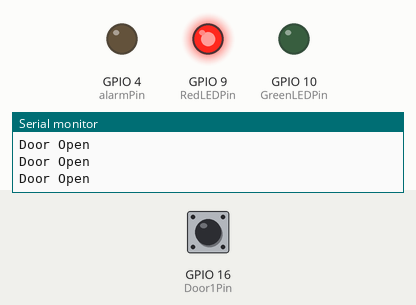
A sketch run on a simulated ESP8266 (NodeMCU). Parts: output pins drawn as LEDs (lit = HIGH), the last lines printed to the serial monitor. Dashed ring = blinking. The inputs (shaded band) are chosen by the test bench; at power-on: GPIO 16 (Door1Pin) HIGH. WiFi joins after 1.5 s; servers stay silent unless stated.

Above: at 3.3 s.
3.4 s: GPIO 16 (Door1Pin) driven LOW
At 3.8 s:
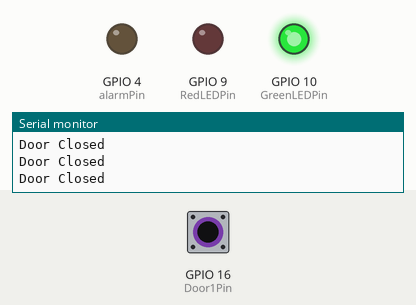
7.9 s: GPIO 16 (Door1Pin) driven HIGH
At 9.3 s:
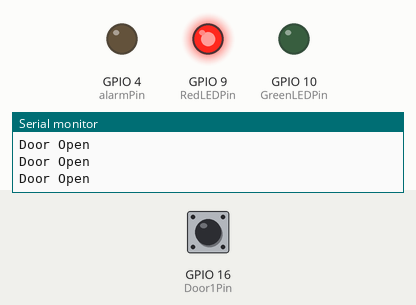
10.9 s: GPIO 16 (Door1Pin) pulsed LOW 2 times (0.12 s each, 0.3 s apart)
At 11.28 s:
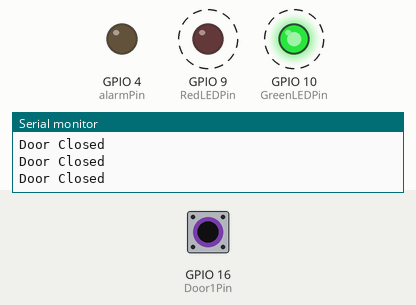
14.5 s: GPIO 16 (Door1Pin) pulsed LOW 2 times (0.12 s each, 0.3 s apart)
At 16.2 s:
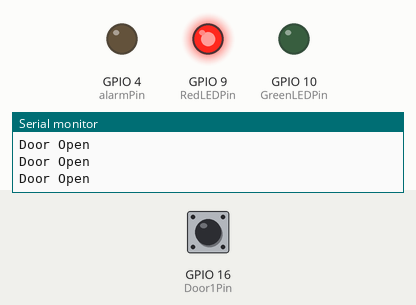
Timing chart, 0 to 17.7 s (numbered marks = the images above; inputs shaded):
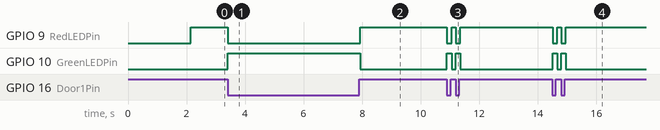

The sketch:

NodeMCU_PIR_SensorV1.ino
```cpp
// Exterior Door Monitor
// based on requirement from Dah H. 3/8/2020
// thought starters for behavior...
// if door open more than x minutes sound periodic alarm
// if door open more than y minutes after z time of day sound alarm
// add array to handle multiple inputs

// libraries to support various functions.  These will have to be located and downloaded to the "libraries" folder in
// your Arduino folder.
#include <ESP8266WiFi.h>
#include <ESP8266WebServer.h>
#include <NTPClient.h>
#include <WiFiUdp.h>
#include <DHT.h>

DHT dht;

// Define NTP Client to get time
WiFiUDP ntpUDP;
NTPClient timeClient(ntpUDP);

// Variables to save date and time
String formattedDate;
String dayStamp;
String timeStamp;

const char* ssid = "asdfgbvcxz";                // wireless connection setup - use your values here of course
const char* password = "2w3e4r5tdolly";

// inputs and outputs
const int Door1Pin = 16;                        // Door 1 status GPIO16 equates to D0 pin on Nodemcu board
                                                // connect one side of a normally open switch to this pin.  The other side
                                                // goes to ground.  Switch is open when the door is open and closed when the door is closed.
                                                // use normally open reed switch and magnet or similar setup.

const int alarmPin = 4;                         // audio alarm, GPIO 4 equates to D2 pin on Nodemcu board. Attach the positive side of a sonic
                                                // alert unit to this pin.  The other side of the alert goes to ground.

const int dhtPin = 5;                           // connect signal pin from DHT11 temperature/humidity sensor, GPIO 5 equates to D1 pin
                                                // on the Nodemcu board.

const int RedLEDPin = 9;                        // GPIO9 = S2 pin on Nodemcu board.  Connect anode of red LED to this pin through a 200 - 300 ohm resistor.
                                                // Cathode of LED goes to gnd.
const int GreenLEDPin = 10;                     // GPIO10 = S3 pin on Nodemcu board.  connect anode of green LED to this pin through a 200 - 300 ohm resistor.
                                                // Cathode of LED goes to gnd.

int iDoor1Input = 0;                            // state of door
int iPrevDoor1Input = 0;                        // door state from previous scan, used to determine transition from closed to open

//
// server code adapted from from: https://lastminuteengineers.com/esp8266-dht11-dht22-web-server-tutorial/
//
ESP8266WebServer server(80);

float Temperature;
unsigned long ulDoor1OpenTime = 0;              // record opening time of door 1

unsigned long ulDoor1AlarmTime = 60000;         // ms after which alarm sounds
                                                // 60000 = 1 minute
                                                // 600000 = 10 minutes, etc.

void setup() {
  Serial.begin(9600);
  delay(100);
  pinMode(Door1Pin, INPUT_PULLUP);              // holds state of door switch
  pinMode(alarmPin, OUTPUT);                    // alarm pin
  pinMode(RedLEDPin, OUTPUT);                   // LED indicator for door open
  pinMode(GreenLEDPin, OUTPUT);                 // LED indicator for door closed

  Serial.println("Connecting to ");
  Serial.println(ssid);

  //connect to network
  WiFi.begin(ssid, password);

  //check wi-fi is connected to wi-fi network
  while (WiFi.status() != WL_CONNECTED) {
    delay(1000);
    Serial.print(".");
  }
  Serial.println("");
  Serial.println("WiFi connected..!");
  Serial.print("Got IP: ");  Serial.println(WiFi.localIP());

  server.on("/", handle_OnConnect);
  server.onNotFound(handle_NotFound);

  server.begin();
  Serial.println("HTTP server started");

  timeClient.begin();                                   // initialize NTP client

  timeClient.setTimeOffset(0);                          // Set offset time in seconds to adjust for your timezone, for example:
                                                        // GMT +1 = 3600
                                                        // GMT +8 = 28800
                                                        // GMT -1 = -3600
                                                        // GMT 0 = 0

  dht.setup(dhtPin);                                    // temp and humidity sensor setup
}

void loop() {

  iDoor1Input = digitalRead(Door1Pin);                  // get door status, use normally open switch with input in pullup mode.
                                                        // switch is connected from input to ground.  Switch is closed when door
                                                        // is closed pulling input low.  0 represents closed, 1 represents open

  if(iDoor1Input == 1 && iPrevDoor1Input == 0){         // detect transition from door closed to door open and get timestamp
    ulDoor1OpenTime = millis();
    Serial.println("transition from closed to open");
  }

  if(iDoor1Input == 1){                                 // if door is currently open
    // handle LEDs
    digitalWrite(RedLEDPin,HIGH);
    digitalWrite(GreenLEDPin, LOW);
    Serial.println("Door Open");

    // check if time to sound alarm
     if( millis() > ( ulDoor1OpenTime + ulDoor1AlarmTime)){
        digitalWrite(alarmPin,HIGH);
        Serial.println("Alarm condition");
     }
  }
  else{
        // handle LEDs
        digitalWrite(RedLEDPin,LOW);
        digitalWrite(GreenLEDPin, HIGH);

        digitalWrite(alarmPin,LOW);
        Serial.println("Door Closed");
  }

  server.handleClient();                                // handle requests for web page

  iPrevDoor1Input = iDoor1Input;                        // save current door reading for future comparison
}

void handle_OnConnect() {

  iDoor1Input = digitalRead(Door1Pin);                  // get door status, use normally open switch with input in pullup mode.
                                                        // switch is connected from input to ground.  Switch is closed when door
                                                        // is closed pulling input low.
  Serial.print("Door 1 input is: ");
  Serial.println(iDoor1Input);

  server.send(200, "text/html", SendHTML());

}

void handle_NotFound(){
  server.send(404, "text/plain", "Not found");
}

String SendHTML(void){

  /********* NTP stuff from:
    Rui Santos
    Complete project details at https://randomnerdtutorials.com
    Based on the NTP Client library example
  *********/

  while(!timeClient.update()) {
    timeClient.forceUpdate();
  }
  // The formattedDate comes with the following format:
  // 2018-05-28T16:00:13Z
  // We need to extract date and time
  formattedDate = timeClient.getFormattedDate();
  // Extract date
  int splitT = formattedDate.indexOf("T");
  dayStamp = formattedDate.substring(0, splitT);
  // Extract time
  timeStamp = formattedDate.substring(splitT+1, formattedDate.length()-1);

  // get temp and humidity from DHT module
  float f = dht.toFahrenheit(dht.getTemperature());
  float h = dht.getHumidity();

  String ptr = "<!DOCTYPE html> <html>\n";

  ptr +="<head><meta name=\"viewport\" content=\"width=device-width, initial-scale=1.0, user-scalable=no\">\n";
  ptr +="<title>Door Monitor</title>\n";
  ptr +="<style>html { font-family: Helvetica; display: inline-block; margin: 0px auto; text-align: center;}\n";
  ptr +="body{margin-top: 50px;} h1 {color: #444444;margin: 50px auto 30px;}\n";
  ptr +="p {font-size: 24px;color: #444444;margin-bottom: 10px;}\n";
  ptr +="</style>\n";
  ptr +="</head>\n";
  ptr +="<body>\n";
  ptr +="<div id=\"webpage\">\n";
  ptr +="<h1>Door Status:</h1>\n";

  ptr +="<p>Door1 Status: ";

  // display status for multiple inputs here (can be analog or digital)
  if(iDoor1Input == 0){
    ptr +="closed";
  }
  else{
    ptr +="open";
  }
  ptr +="</p>";


  // done displaying statuses, show other info...
  ptr +="<p>Humidity: ";
  ptr += h;                   // humidity from sensor
  ptr +="   Temperature: ";
  ptr +=f;                    // temperature from sensor
  ptr +="</p>";

  ptr +="<p>";
  ptr +=dayStamp;
  ptr +=" ";
  ptr +=timeStamp;
  ptr +=" UTC";               // adjust this accordingly bif you change timezone offset

  ptr +="</div>\n";
  ptr +="</body>\n";
  ptr +="</html>\n";

  return ptr;
}
```

Measured:
- after the input at 3.4 s, GPIO 9 (RedLEDPin): HIGH → LOW at once; GPIO 10 (GreenLEDPin): LOW → HIGH at once
- after the input at 7.9 s, GPIO 9 (RedLEDPin): LOW → HIGH at once; GPIO 10 (GreenLEDPin): HIGH → LOW at once
- after the input at 10.9 s, GPIO 9 (RedLEDPin): alternates HIGH for 0.15 s and LOW for 0.15 s, 4 changes in all, then stays HIGH, starting at once; GPIO 10 (GreenLEDPin): alternates HIGH for 0.15 s and LOW for 0.15 s, 4 changes in all, then stays LOW, starting at once
- after the input at 14.5 s, GPIO 9 (RedLEDPin): alternates HIGH for 0.14 s and LOW for 0.15 s, 4 changes in all, then stays HIGH, starting at once; GPIO 10 (GreenLEDPin): alternates HIGH for 0.15 s and LOW for 0.14 s, 4 changes in all, then stays LOW, starting at once
